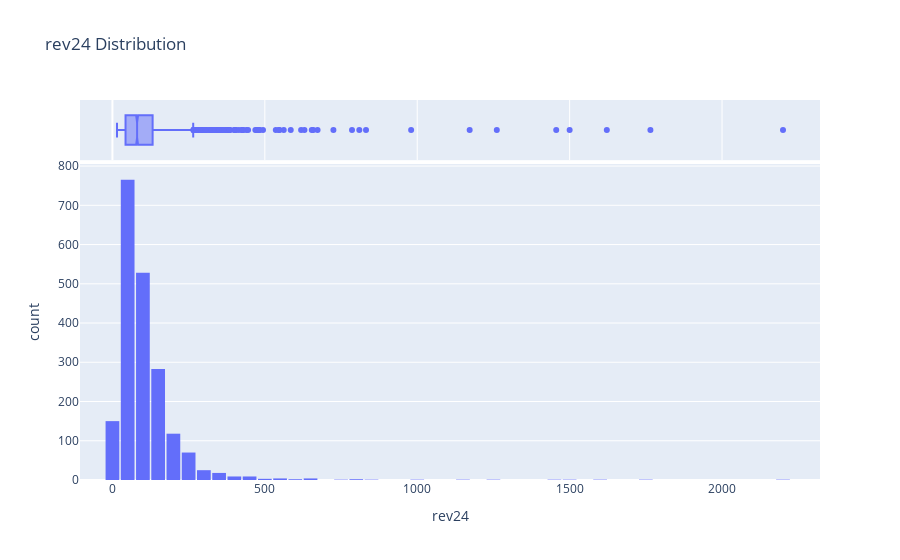

The code cell stored with this chart in its notebook:
### Code cell
fig = px.histogram(df, x='rev24', marginal='box', nbins=47, title='rev24 Distribution')
fig.update_layout(bargap=0.1)
fig.show()

### Figure 1 — Plotly figure (JSON) as saved in the notebook; plotly's stock layout.template omitted (floating-point values rounded to 4 significant figures; data arrays with more than 128 entries replaced by an {"elided": "..."} marker saying what was removed)
{"data": [{"alignmentgroup": "True", "bingroup": "x", "hovertemplate": "rev24=%{x}<br>count=%{y}<extra></extra>", "legendgroup": "", "marker": {"color": "#636efa", "pattern": {"shape": ""}}, "name": "", "nbinsx": 47, "offsetgroup": "", "orientation": "v", "showlegend": false, "type": "histogram", "x": {"elided": "2000 float values"}, "xaxis": "x", "yaxis": "y"}, {"alignmentgroup": "True", "hovertemplate": "rev24=%{x}<extra></extra>", "legendgroup": "", "marker": {"color": "#636efa"}, "name": "", "notched": true, "offsetgroup": "", "showlegend": false, "type": "box", "x": {"elided": "2000 float values"}, "xaxis": "x2", "yaxis": "y2"}], "layout": {"bargap": 0.1, "barmode": "relative", "legend": {"tracegroupgap": 0}, "title": {"text": "rev24 Distribution"}, "xaxis": {"anchor": "y", "domain": [0, 1], "title": {"text": "rev24"}}, "xaxis2": {"anchor": "y2", "domain": [0, 1], "matches": "x", "showgrid": true, "showticklabels": false}, "yaxis": {"anchor": "x", "domain": [0, 0.8316], "title": {"text": "count"}}, "yaxis2": {"anchor": "x2", "domain": [0.8416, 1], "matches": "y2", "showgrid": false, "showline": false, "showticklabels": false, "ticks": ""}}}
